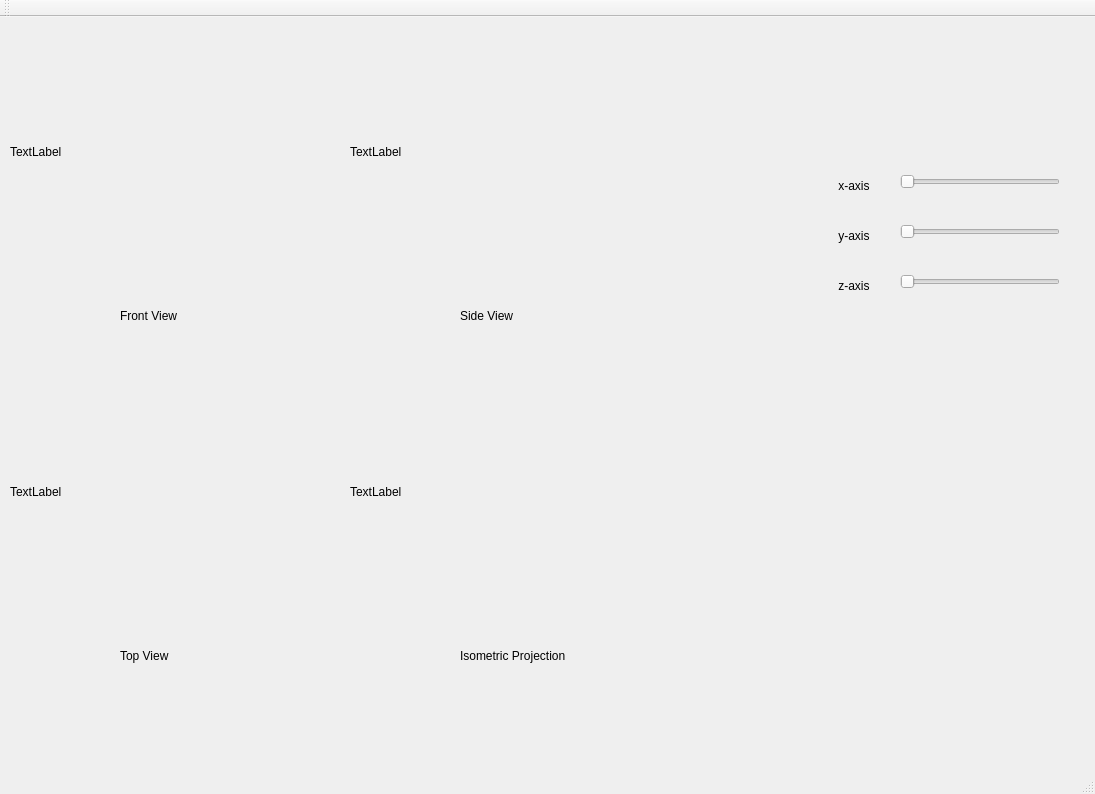
<?xml version="1.0" encoding="UTF-8"?>
<ui version="4.0">
 <class>MainWindow</class>
 <widget class="QMainWindow" name="MainWindow">
  <property name="geometry">
   <rect>
    <x>0</x>
    <y>0</y>
    <width>1095</width>
    <height>794</height>
   </rect>
  </property>
  <property name="windowTitle">
   <string>Projections</string>
  </property>
  <widget class="QWidget" name="centralWidget">
   <widget class="QLabel" name="frontView">
    <property name="geometry">
     <rect>
      <x>10</x>
      <y>10</y>
      <width>250</width>
      <height>250</height>
     </rect>
    </property>
    <property name="text">
     <string>TextLabel</string>
    </property>
   </widget>
   <widget class="QLabel" name="TopView">
    <property name="geometry">
     <rect>
      <x>10</x>
      <y>350</y>
      <width>250</width>
      <height>250</height>
     </rect>
    </property>
    <property name="text">
     <string>TextLabel</string>
    </property>
   </widget>
   <widget class="QLabel" name="sideView">
    <property name="geometry">
     <rect>
      <x>350</x>
      <y>10</y>
      <width>250</width>
      <height>250</height>
     </rect>
    </property>
    <property name="text">
     <string>TextLabel</string>
    </property>
   </widget>
   <widget class="QLabel" name="Isometric">
    <property name="geometry">
     <rect>
      <x>350</x>
      <y>350</y>
      <width>250</width>
      <height>250</height>
     </rect>
    </property>
    <property name="text">
     <string>TextLabel</string>
    </property>
   </widget>
   <widget class="QSlider" name="xSlider">
    <property name="geometry">
     <rect>
      <x>900</x>
      <y>150</y>
      <width>160</width>
      <height>29</height>
     </rect>
    </property>
    <property name="orientation">
     <enum>Qt::Horizontal</enum>
    </property>
   </widget>
   <widget class="QSlider" name="ySlider">
    <property name="geometry">
     <rect>
      <x>900</x>
      <y>200</y>
      <width>160</width>
      <height>29</height>
     </rect>
    </property>
    <property name="orientation">
     <enum>Qt::Horizontal</enum>
    </property>
   </widget>
   <widget class="QSlider" name="zSlider">
    <property name="geometry">
     <rect>
      <x>900</x>
      <y>250</y>
      <width>160</width>
      <height>29</height>
     </rect>
    </property>
    <property name="orientation">
     <enum>Qt::Horizontal</enum>
    </property>
   </widget>
   <widget class="QLabel" name="label_5">
    <property name="geometry">
     <rect>
      <x>825</x>
      <y>160</y>
      <width>67</width>
      <height>17</height>
     </rect>
    </property>
    <property name="text">
     <string>    x-axis</string>
    </property>
   </widget>
   <widget class="QLabel" name="label_6">
    <property name="geometry">
     <rect>
      <x>825</x>
      <y>210</y>
      <width>67</width>
      <height>17</height>
     </rect>
    </property>
    <property name="text">
     <string>    y-axis</string>
    </property>
   </widget>
   <widget class="QLabel" name="label_7">
    <property name="geometry">
     <rect>
      <x>825</x>
      <y>260</y>
      <width>67</width>
      <height>17</height>
     </rect>
    </property>
    <property name="text">
     <string>    z-axis</string>
    </property>
   </widget>
   <widget class="QLabel" name="label">
    <property name="geometry">
     <rect>
      <x>120</x>
      <y>290</y>
      <width>80</width>
      <height>17</height>
     </rect>
    </property>
    <property name="text">
     <string>Front View</string>
    </property>
   </widget>
   <widget class="QLabel" name="label_2">
    <property name="geometry">
     <rect>
      <x>460</x>
      <y>290</y>
      <width>80</width>
      <height>17</height>
     </rect>
    </property>
    <property name="text">
     <string>Side View</string>
    </property>
   </widget>
   <widget class="QLabel" name="label_3">
    <property name="geometry">
     <rect>
      <x>120</x>
      <y>630</y>
      <width>80</width>
      <height>17</height>
     </rect>
    </property>
    <property name="text">
     <string>Top View</string>
    </property>
   </widget>
   <widget class="QLabel" name="label_4">
    <property name="geometry">
     <rect>
      <x>460</x>
      <y>630</y>
      <width>150</width>
      <height>17</height>
     </rect>
    </property>
    <property name="text">
     <string>Isometric Projection</string>
    </property>
   </widget>
  </widget>
  <widget class="QMenuBar" name="menuBar">
   <property name="geometry">
    <rect>
     <x>0</x>
     <y>0</y>
     <width>1095</width>
     <height>25</height>
    </rect>
   </property>
  </widget>
  <widget class="QToolBar" name="mainToolBar">
   <attribute name="toolBarArea">
    <enum>TopToolBarArea</enum>
   </attribute>
   <attribute name="toolBarBreak">
    <bool>false</bool>
   </attribute>
  </widget>
  <widget class="QStatusBar" name="statusBar"/>
 </widget>
 <layoutdefault spacing="6" margin="11"/>
 <resources/>
 <connections/>
</ui>
